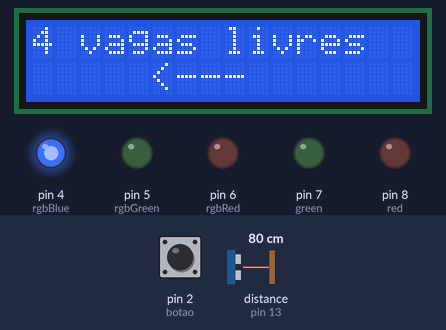
Recording of a sketch running on a simulated Arduino Uno, built with avr-gcc and run on an emulated ATmega328P. On the bench: 16×2 character LCD, output pins drawn as LEDs (lit = HIGH). The test bench sets the inputs (shaded band); at power-on: distance to the obstacle (sensor on pin 13) 80 cm, pin 2 (botao) HIGH. Random numbers use the default seed unless the sketch sets one.

Above: at 1.2 s.
1.3 s: distance to the obstacle (sensor on pin 13) set to 6 cm
3.4 s: distance to the obstacle (sensor on pin 13) set to 3 cm
At 5.5 s:
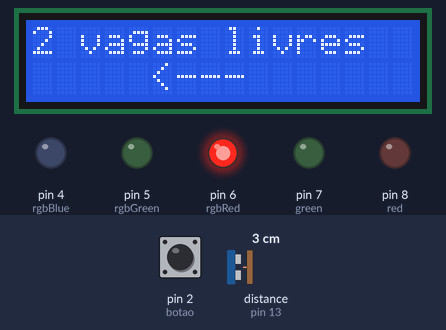
8.5 s: pin 2 (botao) pulled LOW for 1.85 s
At 10.4 s:
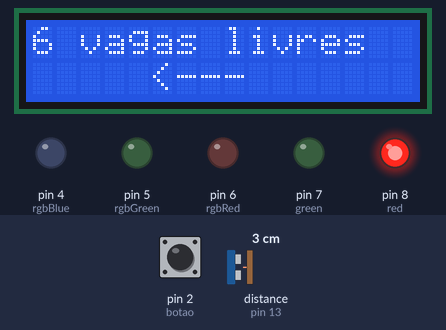
15.4 s: distance to the obstacle (sensor on pin 13) set to 9 cm
At 17.7 s:
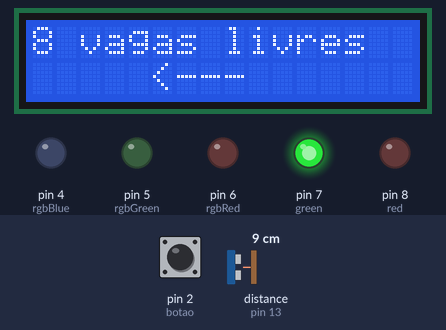
Timing chart, 0 to 19.2 s (numbered marks = the images above; inputs shaded):
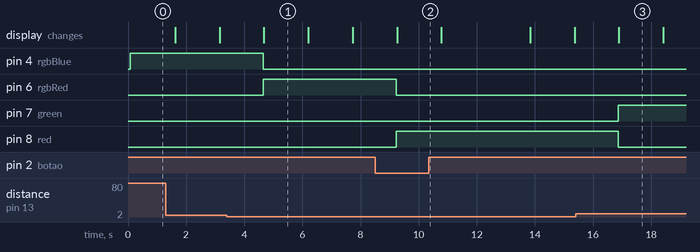

The sketch:

smart_park.ino
```cpp
/************ BIBLIOTECAS ************/
#include <Ultrasonic.h>
#include <Wire.h>
#include <LiquidCrystal_I2C.h>

/************ OBJETOS ************/
Ultrasonic sensor_distancia(12, 13);
LiquidCrystal_I2C lcd(0x27, 16, 2);

/************ VARIÁVEIS DE COMPONENTES ************/
// LEDs normais
int green = 7;
int red = 8;

// LED RGB
int rgbRed = 6;
int rgbGreen = 5;
int rgbBlue = 4;

// Botão
int botao = 2;

/************ VARIÁVEIS AUXILIARES ************/
int click = 1;  //armazena a quantidade de vezes que o botão foi clicado
int distancia;  //armazena a distância em cm lida pelo sensor ultrassônico
int vagas;

// Função para acender o led RGB com uma cor específica
void configurarRGB(int r, int g, int b) {
  analogWrite(rgbRed, r);
  analogWrite(rgbGreen, g);
  analogWrite(rgbBlue, b);
}

/*Função para verificar quantas vezes o botão foi clicado
1 clique = vaga PCD
2 cliques = vaga comum
*/
void verificarCliques(){

  // Se o botão estiver pressionado (LOW), entra no modo PCD
  if (digitalRead(botao) == LOW) {
    if (click == 1) {
      click = 2;
    } else {
      click = 1;
    }
  }

  if (click == 1) {
    verificarVagaPCD();
  }
  if (click == 2) {
    verificarVaga();
  }
}

//Função para acionar os leds referente à vaga para PCDs
void verificarVagaPCD() {
  // Desliga os LEDs da vaga comum
  digitalWrite(green, LOW);
  digitalWrite(red, LOW);

  /*Verifica se há algum veículo na vaga
  Acende azul para livre ou vermelho para ocupado
*/
  if (distancia > 4) {
    configurarRGB(0, 0, 255);  // acender o led com a cor azul
  } else {
    configurarRGB(255, 0, 0);  // acender o led com a cor vermelha
  }
}

//Função para acionar os leds referente à vaga comum
void verificarVaga() {
  //Desliga o led rgb da vaga PCD
  configurarRGB(0, 0, 0);

  if (distancia > 4) {
    digitalWrite(green, HIGH);
    digitalWrite(red, LOW);
  } else {
    digitalWrite(red, HIGH);
    digitalWrite(green, LOW);
  }
}


int sortearQuantidadeVagas() {
  vagas = random(0, 9);
  return vagas;
}

void exibirQuantidadeVagas() {
  // LCD exibe vaga normal
  lcd.clear();
  lcd.setCursor(0, 0);
  lcd.print(vagas);
  lcd.print(" vagas livres");
  lcd.setCursor(0, 1);
  lcd.print("     <---");
  delay(1500);
}

void setup() {
  pinMode(green, OUTPUT);
  pinMode(red, OUTPUT);

  pinMode(rgbRed, OUTPUT);
  pinMode(rgbGreen, OUTPUT);
  pinMode(rgbBlue, OUTPUT);

  pinMode(botao, INPUT_PULLUP);  // Botão entre pino 2 e GND

  lcd.begin(16, 2);
  lcd.backlight();
  lcd.clear();
}

void loop() {
  distancia = sensor_distancia.read();
  verificarCliques();
  sortearQuantidadeVagas();
  exibirQuantidadeVagas();
}
```

Measured:
- the behaviour switches between 5 and 4 cm on distance to the obstacle (sensor on pin 13) (found by bisection; images 0 and 1)
- after the input at 3.4 s, pin 4 (rgbBlue): HIGH → LOW after 1.3 s; pin 6 (rgbRed): LOW → HIGH after 1.3 s
- after the input at 8.5 s, pin 6 (rgbRed): HIGH → LOW after 0.73 s; pin 8 (red): LOW → HIGH after 0.73 s
- after the input at 15.4 s, pin 7 (green): LOW → HIGH after 1.5 s; pin 8 (red): HIGH → LOW after 1.5 s
- what the display in image 1 shows lasts 1.5 s, from 4.7 s to 6.2 s
